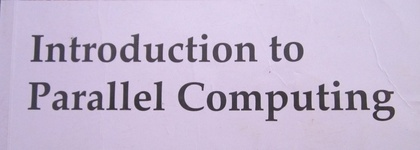
%> input picture P1.JPG, 420 x 150 px, shrunk from 1249 x 445 before the run
$ octave --eval "result = binarize(imread('P1.JPG'));"   (GNU Octave 9; MATLAB toolbox functions it lacks are replaced by stand-ins)
%> lines starting %> are read from the running program, lines starting %| are printed output that depends on the picture; in (x1, y1, x2, y2) boxes, pixels count from 0 and x2, y2 are one past the last pixel; in counts of white or black regions, pixels touching at a corner belong together; the program's own positions count from 1
### MyCanny.m
function [ res ] = MyCanny( Image )

%Image=rgb2gray(Image);
[R C]=size(Image);
Mask=MyGauss(1.2,5);
Image1=MyConv(Image,Mask);
Hx = [-1, 0, 1; -2, 0, 2; -1, 0, 1];
Hx1=[1;2;1];
Hx2=[-1 0 1];
Hy = [1, 2, 1; 0, 0, 0; -1, -2, -1];
Hy1=[1;0;-1];
Hy2=[1 2 1];
% Dx=MyConv(Image1,Hx);
% Dy=MyConv(Image1,Hy);
Dx=MyConvsep(MyConvsep(Image1,Hx1),Hx2);
Dy=MyConvsep(MyConvsep(Image1,Hy1),Hy2);
Dx=double(Dx);
Dy=double(Dy);
G=zeros(R,C);
T=zeros(R,C);
T2=zeros(R,C);
for i=1:R
    for j=1:C
        G(i,j)=sqrt(Dx(i,j)^2+Dy(i,j)^2);
    end
end
%G=sqrt(Dx.^2+Dy.^2);

for i=1:R
    for j=1:C
        T(i,j)=atand(Dy(i,j)/Dx(i,j));
        if(T(i,j)<0)
            T(i,j)=360+T(i,j);
        end
        if ((T(i, j) >= 0 ) && (T(i, j) < 22.5) || (T(i, j) >= 157.5) && (T(i, j) < 202.5) || (T(i, j) >= 337.5) && (T(i, j) <= 360))
            T2(i, j) = 0;
        elseif ((T(i, j) >= 22.5) && (T(i, j) < 67.5) || (T(i, j) >= 202.5) && (T(i, j) < 247.5))
            T2(i, j) = 45;
        elseif ((T(i, j) >= 67.5 && T(i, j) < 112.5) || (T(i, j) >= 247.5 && T(i, j) < 292.5))
            T2(i, j) = 90;
        elseif ((T(i, j) >= 112.5 && T(i, j) < 157.5) || (T(i, j) >= 292.5 && T(i, j) < 337.5))
            T2(i, j) = 135;
        end;
    end
end
Final=zeros(R,C);
for i=2:R-1
    for j=2:C-1
        if (T2(i,j)==0)
            Final(i,j) = (G(i,j) == max([G(i,j), G(i,j+1), G(i,j-1)]));
        elseif (T2(i,j)==45)
            Final(i,j) = (G(i,j) == max([G(i,j), G(i+1,j-1), G(i-1,j+1)]));
        elseif (T2(i,j)==90)
            Final(i,j) = (G(i,j) == max([G(i,j), G(i+1,j), G(i-1,j)]));
        elseif (T2(i,j)==135)
            Final(i,j) = (G(i,j) == max([G(i,j), G(i+1,j+1), G(i-1,j-1)]));
        end;
    end;
end;
Final=Final.*G;
res=zeros(R,C);
Low=0.075;
High=0.175;
Low = Low * max(max(Final));
High = High * max(max(Final));
for i = 1  : R
    for j = 1 : C
        if (Final(i, j) < Low)
            res(i, j) = 0;
        elseif (Final(i, j) > High)
            res(i, j) = 1;
        elseif ( Final(i+1,j)>High || Final(i-1,j)>High || Final(i,j+1)>High || Final(i,j-1)>High || Final(i-1, j-1)>High || Final(i-1, j+1)>High || Final(i+1, j+1)>High || Final(i+1, j-1)>High)
            res(i,j) = 1;
        end;
    end;
end;
%imshow(logical(res));

end

### MyGauss.m
function [H]=MyGauss(Sigma,Size)
    n=Size;
    H=zeros(Size);
    for i=1:Size
        for j=1:Size
            H(i,j)=(1/(2*3*(Sigma)^2))*exp(-((i-(n+1)/2)^2+(j-(n+1)/2)^2)/Sigma^2);
        end
    end


### MyConv.m
function f = MyConv(imag,mask)
mask=rot90(mask,2);
[x y]=size(mask);
pad=(x-1);
[x,y,z]=size(imag);
f=[];
for k=1:z
    img=imag(:,:,k);
zero_ps=zeros(x,pad/2);
i_p=[];
i_p=[zero_ps img zero_ps];
[x y]=size(i_p);
zero_pt=zeros(pad/2,y);
i_p=[zero_pt;i_p;zero_pt];
[x,y,z]=size(img);
mask=double(mask);
i_p=double(i_p);
f=double(f);
for i=1:x
    for j=1:y
        f(i,j,k)=sum(dot(i_p(i:i+pad,j:j+pad),mask));
    end
end
end
end

### MyConvsep.m
function f = MyConv(imag,mask)
mask=rot90(mask,2);
[x y]=size(mask);
pad_x=(y-1);
pad_y=(x-1);
[x,y,z]=size(imag);
f=[];
for k=1:z
    img=imag(:,:,k);
zero_ps=zeros(x,pad_x/2);
i_p=[];
i_p=[zero_ps img zero_ps];
[x y]=size(i_p);
zero_pt=zeros(pad_y/2,y);
i_p=[zero_pt;i_p;zero_pt];
[x,y,z]=size(img);
mask=double(mask);
i_p=double(i_p);
f=double(f);
for i=1:x
    for j=1:y
        f(i,j,k)=sum(dot(i_p(i:i+pad_y,j:j+pad_x),mask));
    end
end
end

end

### conncomp.m
function CC= conncomp(img);
%readImage=imread(img);
%read2Image=rgb2gray(readImage);
Fimage=im2bw(img);
ImageS=size(img);
B=strel('square',8);
A=Fimage;
p=find(A==1);
p=p(1);
compMark=zeros([size(A,1) size(A,2)]);
N=0;

while(~isempty(p))
    N=N+1;
    p=p(1);
X=false([size(A,1) size(A,2)]);
X(p)=1;

Y=A&imdilate(X,B);
while(~isequal(X,Y))
    X=Y;
    Y=A&imdilate(X,B);
end

Pos=find(Y==1);

A(Pos)=0;
compMark(Pos)=N;

p=find(A==1);
%CCC=bwconncomp(img);
end
%%imtool(compMark);
ImageSize=size(compMark);
[m n]=size(compMark);
NumObjects=0;
for i=1:m
    for j=1:n
        if (compMark(i,j)>=NumObjects)
            NumObjects=compMark(i,j);
        end
    end
end

NumObjects;
connectivity=4;
for i=1:NumObjects
    Im=zeros([size(A,1) size(A,2)]);
    ele=find(compMark==i);
    Im(ele)=1;
  %    figure,imshow(Im);
    PixelIdxList{i}= ele;
end

CC = struct ('Connectivity', connectivity, 'ImageSize', ImageS, 'NumObjects', NumObjects);
  CC.PixelIdxList = PixelIdxList;
end

### binarize.m
function bin = binarize(img)
if (size(img,3)~=1)
    img = rgb2gray(img);
end
%E = edge(medfilt2(img,[3 3]),'canny',0.2);
E=MyCanny(img);
CC= conncomp(E);
num_comp = CC.NumObjects;
im_sz = CC.ImageSize(1);
pix_list = CC.PixelIdxList;

comps = zeros(num_comp,4);
for i = 1:num_comp
    pix = pix_list{1,i};
    pix_c = mod(pix,im_sz*ones(size(pix)));
    pix_r = ceil(pix./im_sz);

    comps(i,:)=[min(pix_c) min(pix_r) max(pix_c) max(pix_r) ];
end

for i = 1:num_comp
    olap=0;
    olp_comps=[];                 %overlapping components 2 B removed
    for j=1:num_comp
        if (comps(j,1)>comps(i,1) && comps(j,2)>comps(i,2) && comps(j,3)<comps(i,3) && comps(j,4)<comps(i,4))
            olap=olap+1;
            olp_comps(olap,1)=j;
        end
    end
    if olap<3
        for k=1:olap
            comps(olp_comps(k,1),:)=0;
        end
    else
        comps(i,:)=0;
    end
end

temp=[];
sz=size(comps,1);
for i=1:sz
    if comps(i,1)~=0
        temp=[temp; comps(i,:)];
    end
end
comps=temp;
sz=size(comps,1);
[r, c] = size(E);
bin = zeros(r,c);

for i=1:sz
    n=0;
    egpix=[]; %edge pixels indices
    x1=comps(i,1);
    y1=comps(i,2);
    x2=comps(i,3);
    y2=comps(i,4);

    for j=x1:x2
        for k=y1:y2
            if E(j,k)
                egpix = [egpix img(j,k)];
                n=n+1;
            end
        end
    end
    egpix = mean(egpix);
    %nbmed - neighbourhood median
    nbmed = median([img(x1-1,y1-1), img(x1-1,y1), img(x1,y1-1), img(x1+1,y2-1), img(x1,y2-1), img(x1+1,y2), img(x2-1,y1+1), img(x2-1,y1), img(x2,y1+1), img(x2+1,y2+1), img(x2,y2+1), img(x2+1,y2)]);
    for j=x1:x2
        for k=y1:y2
            if(egpix<nbmed && img(j,k)<egpix)
                bin(j,k)=1;
            elseif(egpix>=nbmed && img(j,k)>=egpix)
                bin(j,k)=1;
            end
        end
    end
end
end
%> after the loop in MyConv, `for k=1:z`:
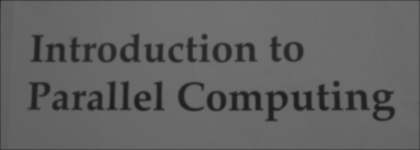
%> f: size 150x420 double; min 28.83, max 113.7, mean 98.8
%> after the loop in MyConv, `for k=1:z`: mask = [0.000447 0.00359 0.0072 0.00359 0.000447; 0.00359 0.0289 0.0578 0.0289 0.00359; 0.0072 0.0578 0.116 0.0578 0.0072; 0.00359 0.0289 0.0578 0.0289 0.00359; 0.000447 0.00359 0.0072 0.00359 0.000447]
%> after the loop in MyCanny, `for i=1:R`:
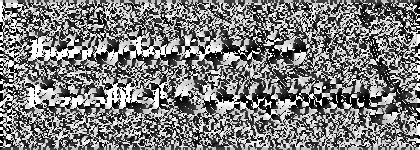
%> T: size 150x420 double; min 0.000454, max 360, mean 176.1; drawn with min black and max white
%> after the loop in MyCanny, `for i=1:R`:
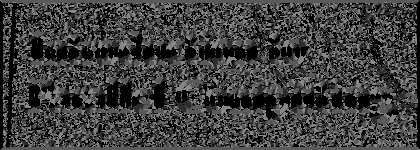
%> T2: size 150x420 double; min 0, max 135, mean 61.6
%> after the loop in MyCanny, `for i=2:R-1`:
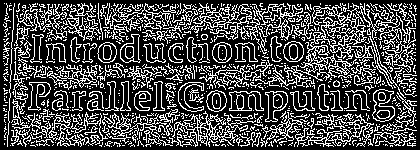
%> Final: size 150x420 double; values 0 (black) and 1 (white), 29% white in thin lines or dots
%> in MyCanny, `Low = Low * max(max(Final));`: Low = 17.26
%> in MyCanny, `High = High * max(max(Final));`: High = 40.27
%> after the loop in MyCanny, `for i = 1  : R`:
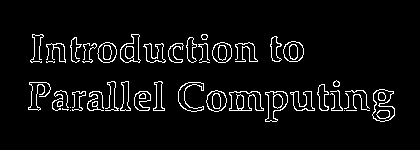
%> res: size 150x420 double; values 0 (black) and 1 (white), 5.3% white in thin lines or dots, all inside (x1, y1, x2, y2) = (28, 34, 395, 122)
%> in conncomp, `p=find(A==1);`: p = 3361 values from 4308 to 59216
%> in conncomp, `p=p(1);`: p = 4308
%> the loop in conncomp, `while(~isempty(p))` made 11 passes
%> after the loop in conncomp, `while(~isempty(p))`: A: size 150x420 logical; every value is 0
%> after the loop in conncomp, `while(~isempty(p))`: X: size 150x420 logical; 0.03% white in thin lines or dots, all inside (x1, y1, x2, y2) = (333, 80, 340, 87)
%> after the loop in conncomp, `while(~isempty(p))`:
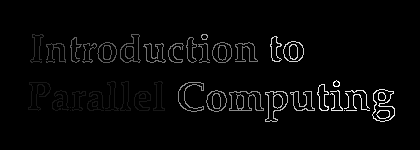
%> compMark: size 150x420 double; min 0, max 11, mean 0.276; drawn with min black and max white
%> after the loop in conncomp, `for i=1:m`: NumObjects = 11
%> the loop in conncomp, `for i=1:NumObjects` made 11 passes
%> after the loop in conncomp, `for i=1:NumObjects`: PixelIdxList = 11 items
%> in conncomp, `CC = struct ('Connectivity', connectivity, 'ImageSize', ImageS, 'NumOb..`: CC = 11 connected components
%> in conncomp, `CC.PixelIdxList = PixelIdxList;`: CC.PixelIdxList = 11 items
%> in binarize, `CC= conncomp(E);`: CC = 11 connected components
%> in binarize, `num_comp = CC.NumObjects;`: num_comp = 11
%> in binarize, `im_sz = CC.ImageSize(1);`: im_sz = 150
%> in binarize, `pix_list = CC.PixelIdxList;`: pix_list = 11 items
%> the loop in binarize, `for i = 1:num_comp` made 11 passes
%> after the loop in binarize, `for i = 1:num_comp`: comps = 11 rows, first 8: [82 29 111 165; 35 31 63 44; 44 47 63 66; 35 71 63 141; 38 144 63 258; 83 179 112 264; 35 202 40 208; 92 266 122 315]
%> in binarize, `sz=size(comps,1);`: sz = 11
%> the loop in binarize, `for i=1:sz` made 11 passes
%> temp on passes 1 to 3: [82 29 111 165], [82 29 111 165; 35 31 63 44], [82 29 111 165; 35 31 63 44; 44 47 63 66]
%> after the loop in binarize, `for i=1:sz`: temp has the same summary as comps
%> the loop in binarize, `for i=1:sz` made 11 passes
%> (x1, y1, x2, y2, egpix, nbmed) on passes 1 to 11: (82, 29, 111, 165, 139.7, 199), (35, 31, 63, 44, 137.6, 192), (44, 47, 63, 66, 134.8, 196), (35, 71, 63, 141, 145.9, 198), (38, 144, 63, 258, 151, 211), (83, 179, 112, 264, 141.7, 208), (35, 202, 40, 208, 145.1, 206), (92, 266, 122, 315, 136.3, 202), (37, 271, 62, 304, 152.6, 211), (85, 318, 122, 395, 141.3, 203), (81, 334, 87, 340, 128.4, 208)
%> after the loop in binarize, `for i=1:sz`:
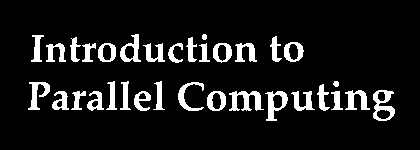
%> bin: size 150x420 double; values 0 (black) and 1 (white), 9.9% white; 33 white regions, largest, box (x1, y1, x2, y2) and area: (229, 91, 264, 111) 372, (373, 90, 395, 121) 350, (265, 91, 288, 121) 311
